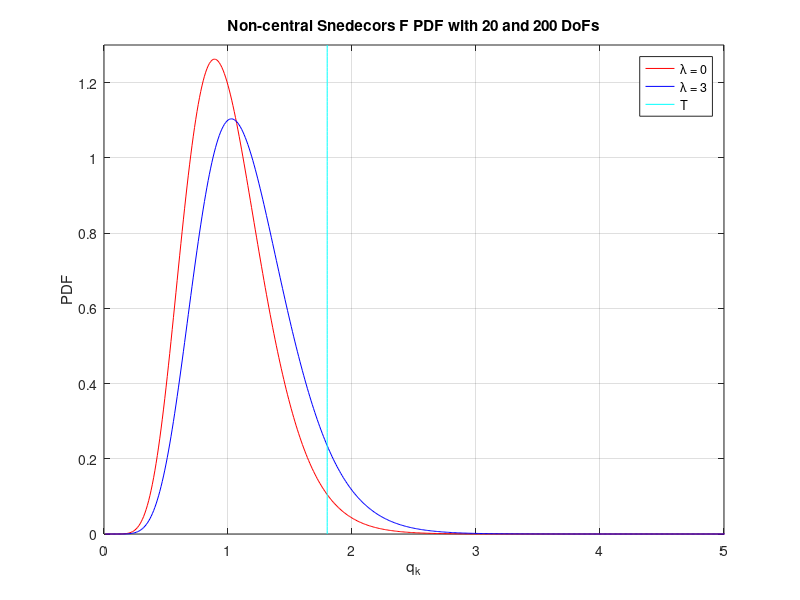

Write the MATLAB code that produced this figure.
clear
close all
clc

n_k = 20;
N= 203;
m=3;
lambda1=0;
lambda2=3;














x = (0.01:0.01:5.01)';
p1 = ncfpdf(x,n_k,N-m,lambda1);
p2 = ncfpdf(x,n_k,N-m,lambda2);

y= 0:0.01:1.3;

figure;
plot(x,p1,'r-')
hold on
plot(x,p2,'b-')
plot(zeros(size(y))+1.8,y,'c-')
legend('\lambda = 0','\lambda = 3', 'T')
grid on
xlim([0,5])
ylim([0,1.3])
title('Non-central Snedecors F PDF with 20 and 200 DoFs')
xlabel('q_k')
ylabel('PDF')